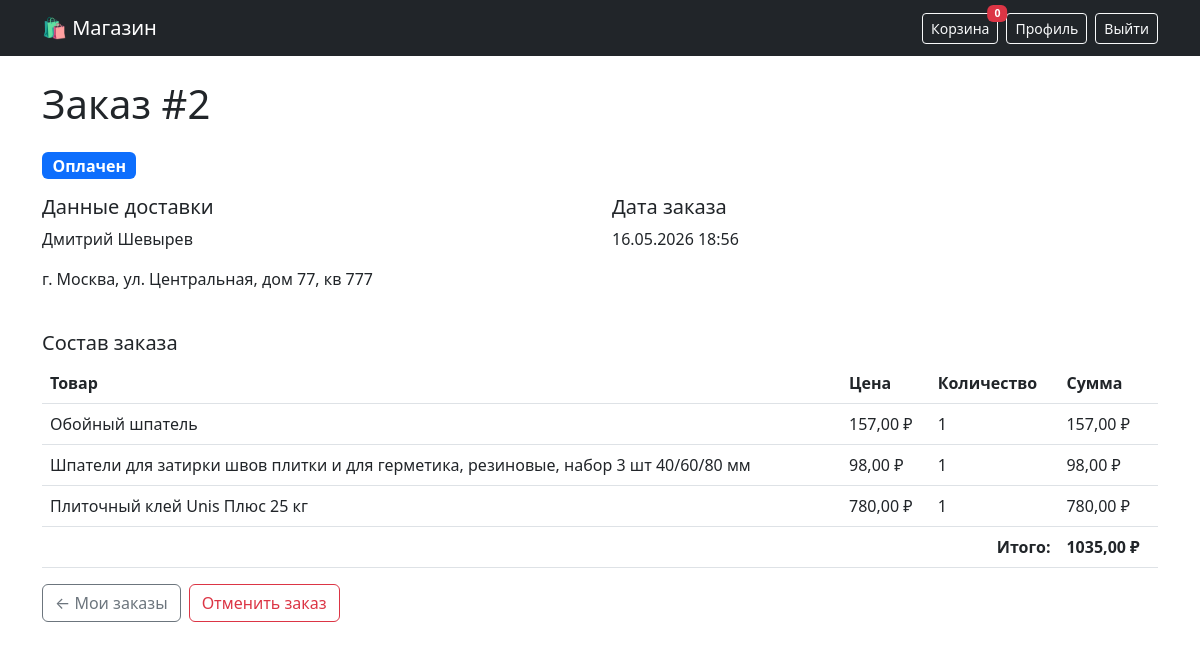
Screenshot of /orders/2/ (signed in) with the database file from the repository.
### orders/models.py (models this page shows, shortened)
class Order(models.Model):
    STATUS_CHOICES = [
        ('created', 'Создан'),
        ('paid', 'Оплачен'),
        ('shipped', 'Передан в доставку'),
        ('completed', 'Завершён'),
        ('cancelled', 'Отменён'),
    ]
    user = models.ForeignKey(
        settings.AUTH_USER_MODEL,
        on_delete=models.CASCADE,
        related_name='orders',
        verbose_name='Покупатель',
    )
    first_name = models.CharField(max_length=100, verbose_name='Имя')
    last_name = models.CharField(max_length=100, verbose_name='Фамилия')
    address = models.TextField(verbose_name='Адрес доставки')
    status = models.CharField(
        max_length=20,
        choices=STATUS_CHOICES,
        default='created',
        verbose_name='Статус',
    )
    created = models.DateTimeField(auto_now_add=True)
    updated = models.DateTimeField(auto_now=True)
    class Meta:
        verbose_name = 'Заказ'
        verbose_name_plural = 'Заказы'
        ordering = ['-created']
    def get_total_price(self):
        return sum(item.get_total_price() for item in self.items.all())
    def can_cancel(self):
        return self.status in ('created', 'paid')

class OrderItem(models.Model):
    order = models.ForeignKey(
        Order,
        on_delete=models.CASCADE,
        related_name='items',
        verbose_name='Заказ',
    )
    product = models.ForeignKey(
        Product,
        on_delete=models.CASCADE,
        verbose_name='Товар',
    )
    price = models.DecimalField(max_digits=10, decimal_places=2, verbose_name='Цена на момент заказа')
    quantity = models.PositiveIntegerField(default=1, verbose_name='Количество')
    class Meta:
        verbose_name = 'Позиция заказа'
        verbose_name_plural = 'Позиции заказа'
    def get_total_price(self):
        return self.price * self.quantity

### catalog/models.py (models this page shows, shortened)
class Product(models.Model):
    category = models.ForeignKey(
        Category,
        on_delete=models.CASCADE,
        related_name='products',
        verbose_name='Категория',
    )
    name = models.CharField(max_length=200, verbose_name='Название')
    slug = models.SlugField(max_length=200, unique=True, verbose_name='URL')
    description = models.TextField(blank=True, verbose_name='Описание')
    price = models.DecimalField(max_digits=10, decimal_places=2, verbose_name='Цена')
    image = models.ImageField(upload_to='products/', blank=True, verbose_name='Главное изображение')
    available = models.BooleanField(default=True, verbose_name='В наличии')
    created = models.DateTimeField(auto_now_add=True)
    updated = models.DateTimeField(auto_now=True)
    class Meta:
        verbose_name = 'Товар'
        verbose_name_plural = 'Товары'
        ordering = ['name']

### orders/views.py (the view)
# urls.py: path('<int:order_id>/', views.order_detail, name='order_detail'),
@login_required(login_url='/login/')
def order_detail(request, order_id):
    order = get_object_or_404(Order, id=order_id, user=request.user)
    return render(request, 'orders/order_detail.html', {'order': order})

### orders/templates/orders/order_detail.html (shortened to what this page needs)
{% extends 'base.html' %}
{% block content %}
<h1 class="mb-4">Заказ #{{ order.id }}</h1>
<div class="mb-3">
    <span class="badge bg-primary fs-6">{{ order.get_status_display }}</span>
</div>
<div class="row mb-4">
    <div class="col-md-6">
        <h5>Данные доставки</h5>
        <p>{{ order.first_name }} {{ order.last_name }}</p>
        <p>{{ order.address }}</p>
    </div>
    <div class="col-md-6">
        <h5>Дата заказа</h5>
        <p>{{ order.created|date:"d.m.Y H:i" }}</p>
    </div>
</div>
<h5>Состав заказа</h5>
<table class="table">
    <thead>
        <tr>
            <th>Товар</th>
            <th>Цена</th>
            <th>Количество</th>
            <th>Сумма</th>
        </tr>
    </thead>
    <tbody>
        {% for item in order.items.all %}
        <tr>
            <td>{{ item.product.name }}</td>
            <td>{{ item.price }} ₽</td>
            <td>{{ item.quantity }}</td>
            <td>{{ item.get_total_price }} ₽</td>
        </tr>
        {% endfor %}
    </tbody>
    <tfoot>
        <tr>
            <td colspan="3" class="text-end fw-bold">Итого:</td>
            <td class="fw-bold">{{ order.get_total_price }} ₽</td>
        </tr>
    </tfoot>
</table>
<div class="d-flex gap-2">
    <a href="{% url 'order_list' %}" class="btn btn-outline-secondary">← Мои заказы</a>
    {% if order.can_cancel %}
        <form method="post" action="{% url 'order_cancel' order.id %}">
            <button class="btn btn-outline-danger">Отменить заказ</button>
        </form>
    {% endif %}
</div>
{% endblock %}

### rows the page displays
Order: id "2", status "Оплачен", first_name "Дмитрий", last_name "Шевырев", address "г. Москва, ул. Центральная, дом 77, кв 777", created "16.05.2026 18:56", get_total_price "1035,00"
OrderItem: product.name "Обойный шпатель", price "157,00", quantity "1", get_total_price "157,00"
OrderItem: product.name "Шпатели для затирки швов плитки и для герметика, резиновые, набор 3 шт 40/60/80 мм", price "98,00", quantity "1", get_total_price "98,00"
OrderItem: product.name "Плиточный клей Unis Плюс 25 кг", price "780,00", quantity "1", get_total_price "780,00"

### other values shown
{{ request.session.cart|length }} "0"
